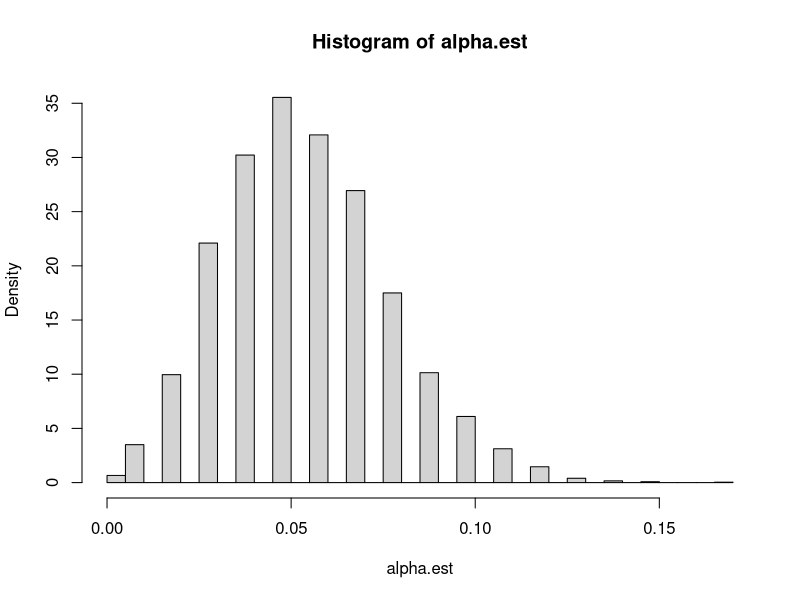
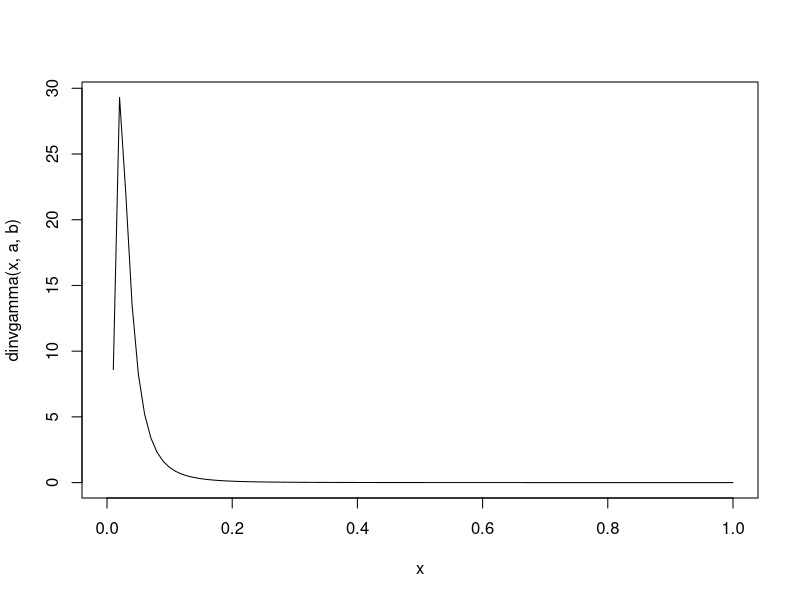
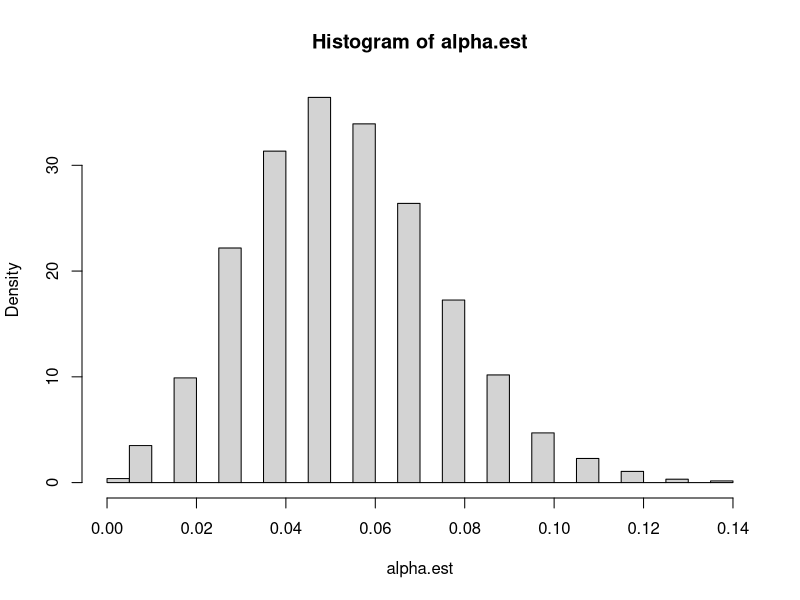
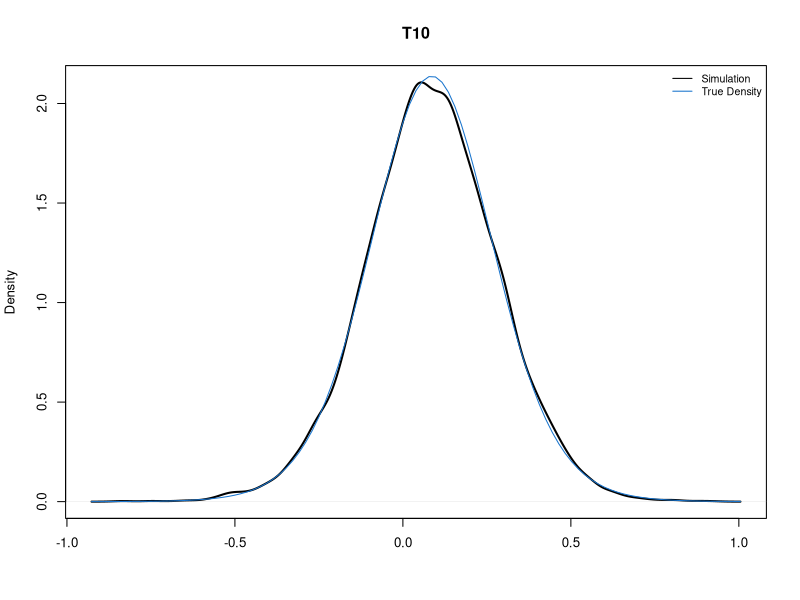
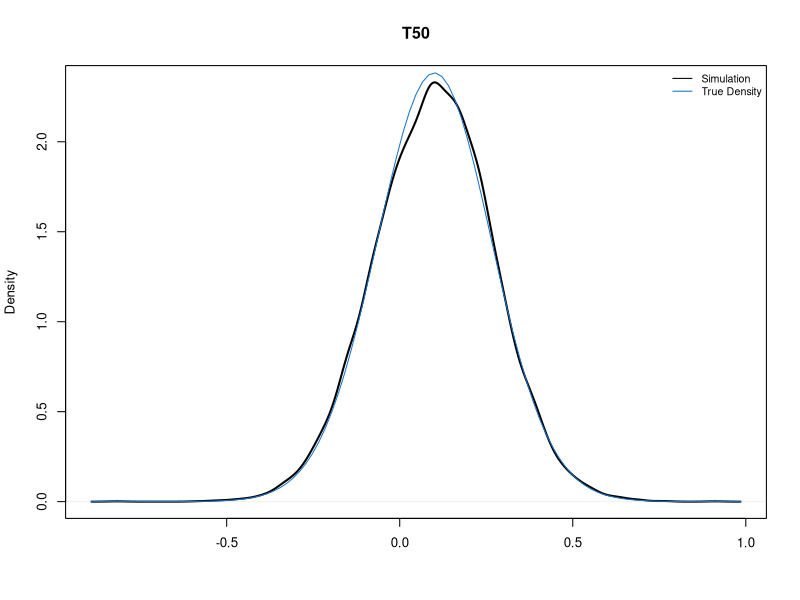
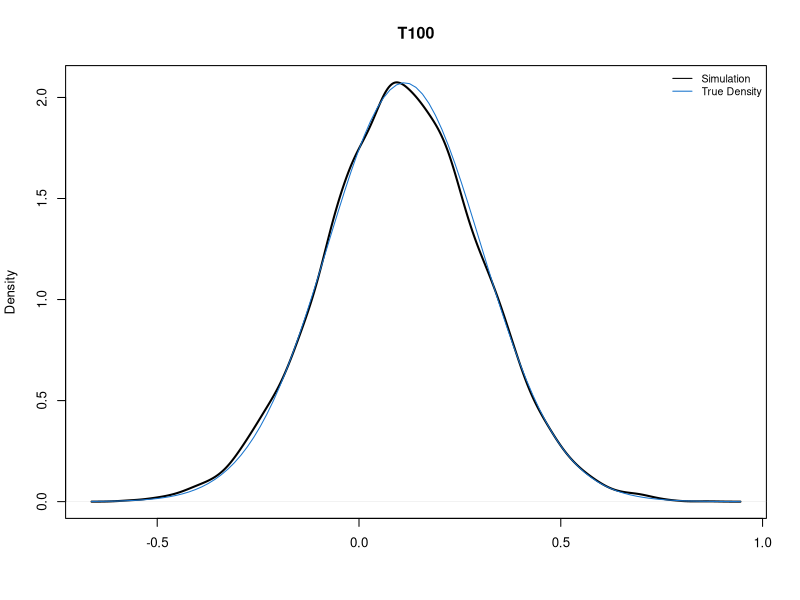

Write the R code that produced these figures, in order.
##### a) b) #####

mu <- .1
sigma <- .2
alpha <- .05
N <- 111
y <- rnorm(N, mu, sigma)

mu.hat <- cumsum(y)[-1 * 1:9] / 10:N
sigma.hat <- sqrt((cumsum(y^2)[-1 * 1:9] - 2 * mu.hat * cumsum(y)[-1 * 1:9] + 
                     (10:N) * mu.hat^2) / (10:N - 1))

sd.test <- c()
for (i in 10:111) {
  sd.test <- c(sd.test, sd(y[1:i]))
}
all.equal(sd.test, sigma.hat)

HW6b <- function() {
  mu <- .1
  sigma <- .2
  alpha <- .05
  N <- 111
  y <- rnorm(N, mu, sigma)
  
  mu.hat <- cumsum(y)[-1 * 1:9] / 10:N
  sigma.hat <- sqrt((cumsum(y^2)[-1 * 1:9] - 2 * mu.hat * cumsum(y)[-1 * 1:9] + 
                       (10:N) * mu.hat^2) / (10:N - 1))
  
  exceed <- sum(qnorm(1 - alpha, mu.hat, sigma.hat)[-102] < y[-1 * 1:10]) / 101
  exceed
}

system.time(alpha.est <- replicate(n = 10000, HW6b()))

hist(alpha.est, freq = FALSE, breaks = 30)
mean(alpha.est)

## reason for exceedances: sqrt not a linear transformation!

##### c) #####
rinvgamma <- function(n, shape, rate) {
  1 / rgamma(n, shape, rate)
}
dinvgamma <- function(x, shape, rate) {
  dgamma(1/x, shape, rate) / x^2
}

qt_ls <- function(p, df, loc, scale) {
  qt(p, df) * scale + loc
}

dt_ls <- function(x, df, loc, scale) {
  1/scale * dt((x - loc)/scale, df)
}

## reasonable values for a,b?
a <- 3
b <- .08
r <- sqrt(rinvgamma(10, a, b))
r < .4 | r > .1

b/(a-1)
sigma^2

curve(dinvgamma(x, a, b))

HW6c <- function() {
  m <- .1
  M <- 1
  sigma.true <- .2
  
  N <- 111
  y <- rnorm(N, m, sigma.true)
  alpha <- .05
  
  Tt <- 10:111
  a <- 3
  b <- .08
  
  sigma <- sqrt(rinvgamma(1, a, b))
  mu <- rnorm(1, m, sigma)
  
  mu.hat <- cumsum(y)[-1 * 1:9] / 10:N
  sigma.hat <- sqrt((cumsum(y^2)[-1 * 1:9] - 2 * mu.hat * cumsum(y)[-1 * 1:9] + 
                       (10:N) * mu.hat^2) / (10:N - 1))
  
  m.prime <- (m + M * Tt*mu.hat) / (M*Tt + 1)
  M.prime <- M / (M*Tt + 1)
  a.prime <- a + .5 * Tt
  b.prime <- b + sigma.hat^2 * (10:N - 1) * .5 +
              (Tt * (mu.hat - m)^2) / (2 * (M*Tt + 1))
  
  exceed <- sum(qt_ls(1-alpha, 2*a.prime, m.prime, sqrt((b.prime * (M.prime + 1)) / 
                        a.prime))[-102] < y[-1 * 1:10]) / 101
  exceed
}

system.time(alpha.est <- replicate(n = 10000, HW6c()))
hist(alpha.est, freq = FALSE, breaks = 30)
mean(alpha.est)

##### d) #####
K <- 10000 # call M K

m <- .1
M <- 1
sigma.true <- .2

N <- 111
y <- rnorm(N, m, sigma.true)
alpha <- .05

Tt <- 10:111
a <- 3
b <- .08

mu.hat <- cumsum(y)[-1 * 1:9] / 10:N
sigma.hat <- sqrt((cumsum(y^2)[-1 * 1:9] - 2 * mu.hat * cumsum(y)[-1 * 1:9] + 
                     (10:N) * mu.hat^2) / (10:N - 1))

#### from slide 22, we know the cond. posteriors
## sigma does not depend on mu -> direct sampling possible

HW6d <- function() {
  shape.sigma <- a + .5 * Tt
  rate.sigma <- b + sigma.hat^2 * (10:N - 1) * .5 +
    (Tt * (mu.hat - m)^2) / (2 * (M*Tt + 1))
  
  sigmasq.m <- rinvgamma(length(shape.sigma), shape.sigma, rate.sigma)
  
  loc.mu <- (m + M*Tt*mu.hat) / (M*Tt + 1)
  scale.mu <- (M * sigmasq.m) / (M*Tt + 1)
  
  mu.m <- rnorm(length(sigmasq.m), loc.mu, sqrt(scale.mu))
  
  ## we return 1 simulation of y_t for each T in 10:111
  rnorm(length(mu.m), mu.m, sqrt(sigmasq.m))
}

system.time(dist.out <- replicate(K, HW6d()))
rownames(dist.out) <- paste0('T', 10:111)
colnames(dist.out) <- paste0('m', 1:K)

#### true density ####
m.prime <- (m + M * Tt*mu.hat) / (M*Tt + 1)
M.prime <- M / (M*Tt + 1)
a.prime <- a + .5 * Tt
b.prime <- b + sigma.hat^2 * (10:N - 1) * .5 +
  (Tt * (mu.hat - m)^2) / (2 * (M*Tt + 1))
######################

ind <- match(paste0('T', c(10, 50, 100)), rownames(dist.out))

for(i in ind) {
  op <- par(cex = .8) #, mfcol = c(3,1))
  plot(density(dist.out[i,]), xlab = '', main = rownames(dist.out)[i], lwd = 2)
  legend('topright', c('Simulation', 'True Density'), 
         lty = 1, cex = .8, col = c("black", "dodgerblue3"), bty = 'n')
  curve(dt_ls(x, 2*a.prime[i], m.prime[i], sqrt((b.prime[i] * (M.prime[i] + 1)) / 
                                            a.prime[i])), add = TRUE, col = 'dodgerblue3')
  par(op)
}
